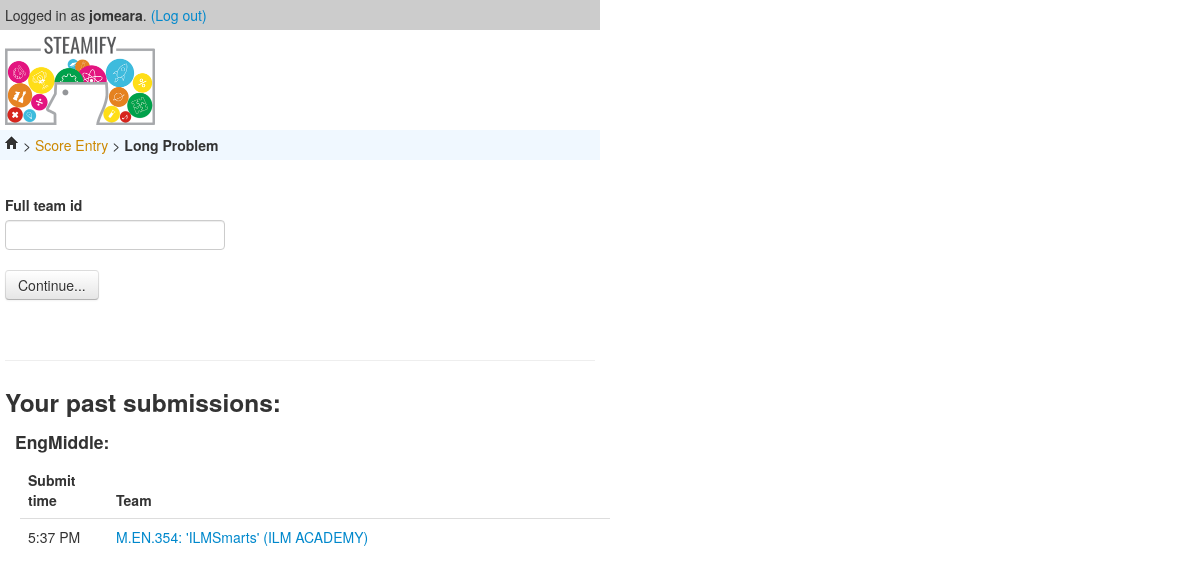
The page /steamify/entry/long/ (signed in) on the database its author committed.
### steamify/models.py (models this page shows, shortened)
class Shared(models.Model):
    TLA = "Shared_class_which_only_has_TLA_to_avoid_exceptions"
    spontOrLong = "long"  # override this in spont
    judge = models.ForeignKey(
        User,
        on_delete=models.PROTECT,
        )
    team = models.ForeignKey(
        Team,
        on_delete=models.PROTECT,
        )
    created_at = models.DateTimeField()
    modified_at = models.DateTimeField(null=True)
    def get_absolute_url(self):
        from .utils.misc import makeEditLink  # avoid circular import
        return makeEditLink(self.TLA, {
            'spontOrLong': self.spontOrLong,
            'full_team_id': self.team.dotted_id,
            'pk': self.pk})

class EngMiddle(Shared):
    TLA = "M.EN"
    presentation = standardSteamifyField("""
        Presentation demonstrates understanding of the material.
        Presenters facilitate engaging discussion regarding challenge expectations.
        Presenters explain their research concerning the CO2 device as it relates to environmental sustainability.
        The purpose of the design is clear, realistic, and presenters share how it may be scaled up.
        Most students have an explicit part in either the explanation or demonstration of the design process regarding the prototype; however, one or two may function as support.
        """)
    design_notebook = standardSteamifyField("""
        Relevant research from more than 3 different reputable resources is included and documented in the design notebook in “Resources” section.
        Design process somewhat chronicled.
        Design notebook quality is at standard (Table of contents is inaccurate, page numbers are mostly correct, titles and dates are somewhat clear, entries and figures are clear).
        """)
    engineering_design_prototype_working_model = standardSteamifyField("""
        The operation and design of the prototype somewhat fulfill the challenge, but is unclear in some aspects.
        """,
        verbose_name="Engineering Design/Prototype/Working Model")
    engineering_statement = standardSteamifyField("""
        Written statement submitted at the time of performance.
        Statement is neat and has 1-3 spelling/grammatical/punctuation errors.
        Statement links standards to key elements and outcome, but may be unclear in one or two places.
        """)

class Shared(models.Model):
    TLA = "Shared_class_which_only_has_TLA_to_avoid_exceptions"
    spontOrLong = "long"  # override this in spont
    judge = models.ForeignKey(
        User,
        on_delete=models.PROTECT,
        )
    team = models.ForeignKey(
        Team,
        on_delete=models.PROTECT,
        )
    created_at = models.DateTimeField()
    modified_at = models.DateTimeField(null=True)
    def get_absolute_url(self):
        from .utils.misc import makeEditLink  # avoid circular import
        return makeEditLink(self.TLA, {
            'spontOrLong': self.spontOrLong,
            'full_team_id': self.team.dotted_id,
            'pk': self.pk})

class Team(models.Model):
    dotted_id = models.CharField(max_length=20, primary_key=True)
    name = models.CharField(max_length=300)
    school_name = models.CharField(max_length=300)
    def __str__(self):
        return "{}: '{}' ({})".format(self.dotted_id, self.name, self.school_name)

### steamify/views.py (the view, shortened to what this page needs)
# urls.py: path('entry/<spontOrLong>/', PickTeamIdView.as_view(), name="pickteamname"),
class PickTeamIdView(LoginRequiredMixin, FormView):
    template_name = 'steamify/pickteamname.html'
    form_class = PickTeamIdForm
    def get_context_data(self, **kwargs):
        context = super().get_context_data(**kwargs)
        dotted_ids = list(Team.objects.values_list('dotted_id', flat=True).order_by('dotted_id'))   # pylint: disable=no-member
        context['sorted_team_ids'] = json.dumps(dotted_ids)
        context['past_submissions'] = getPastSubmissionsInAllCompets(self.request.user, self.kwargs['spontOrLong'])
        return context

### steamify/forms.py (shortened to what this page needs)
class PickTeamIdForm(forms.Form):
    full_team_id = forms.CharField()

### steamify/utils/misc.py (called while the page is built)
def makeEditLink(tla, revkwargs):
    if tla == "FAKE_TLA_FOR_SPONT":
        partial = "spont"
    else:
        partial = tla
    editname = 'steamify:{}-edit'.format(partial)
    return reverse(editname, kwargs=revkwargs)

### steamify/views.py (called while the page is built)
def getPastSubmissionsInAllCompets(judgeInstance, spontOrLong):
    def _one(compet):
        competData = list(compet.objects.filter(judge=judgeInstance))
        return compet.__name__, competData
    def _all():
        if spontOrLong == "spont":
            return dict([_one(Spont)])
        else:
            return dict(map(_one, ALL_EXCEPT_SPONT))
    resu = _all()
    if not any(resu.values()):
        return None
    else:
        return resu

### steamify/templates/steamify/pickteamname.html (shortened to what this page needs)
{% extends "steamify/base.html" %}
{% load static %}
{% load crispy_forms_tags %}
{% block content %}
    <p class="steamify-breadcrumb">
        <a href="{% url 'steamify:steamifyhome' %}"><i class="icon-home"></i> </a>
        &gt;
        <a href="{% url 'steamify:entryhome' %}">Score Entry</a>
        &gt;
        <b>
            {% if view.kwargs.spontOrLong == "spont" %}
                Spontaneous
            {% else %}
                Long Problem
            {% endif %}
        </b>
    </p>
    <div class="main-content">
        <br />
        <form method="post">
            {{ form|crispy }}
            <input type="submit" value="Continue..." class="btn">
        </form>
        <br />
        <hr />
        {% include "steamify/past.html" %}
    </div>
{% endblock %}

### steamify/templates/steamify/base.html (shortened to what this page needs)
{% load static %}
<!doctype html>
<html lang="en">
<head>
    <link href="{% static 'steamify/js/jquery-ui-1.12.1/jquery-ui.css' %}" rel="stylesheet">
    <link href="{% static 'steamify/css/bootstrap.css' %}" rel="stylesheet">
    <link href="{% static 'steamify/css/steamify.css' %}" rel="stylesheet">
</head>
<body>
    <div style="max-width:600px;">
        {% if user.is_authenticated %}
            <div class="steamify-login-state">
                Logged in as <b>{{ user }}</b>.
                <a href="{% url 'logout' %}">(Log out)</a>
            </div>
        {% endif %}
        <img class="steamify-logo" src="{% static "steamify/img/steamify-logo.png" %}" alt="Image: Steamify Logo">
        {% block content %}{% endblock %}
    </div>
</body>
</html>

### steamify/templates/steamify/past.html
<h3>Your past submissions:</h3>
{% if past_submissions %}
    {% for compet_name, compet_entries in past_submissions.items %}
        {% if compet_entries %}
            <div style="margin-left: 10px;"><h4>{{ compet_name }}: </h4></div>
            <table style="margin-left: 15px;" class="table">
                <thead>
                    <tr>
                        <th>Submit time</th>
                        <th>Team</th>
                    </tr>
                </thead>
                <tbody>
                    {% for centry in compet_entries %}
                        <tr>
                            <td style="padding-right:10px; width:70px;">
                                {{ centry.created_at | date:"f A" }}
                            </td>
                            <td><a href="{{ centry.get_absolute_url }}">
                                {{ centry.team }}
                            </a></td>
                        </tr>
                    {% endfor %}
                </tbody>
            </table>
        {% endif %}
    {% endfor %}
{% else %}
    <p>No submissions yet.</p>
{% endif %}

### steamify/static/steamify/css/steamify.css (style rules this page uses)
.steamify-login-state { background-color: #ccc; padding:5px; }
.steamify-breadcrumb a { color: #c80; }
.steamify-breadcrumb { background-color: aliceblue; padding: 5px; }
.steamify-logo { padding: 5px; width: 150px; }
.main-content { padding: 5px; }
.control-label { font-weight: bold; }

### rows shown on the page
EngMiddle: compet_name "EngMiddle", created_at "5:37 PM", team "M.EN.354: 'ILMSmarts' (ILM ACADEMY)"

### other values the page prints
{{ user }} "jomeara"
